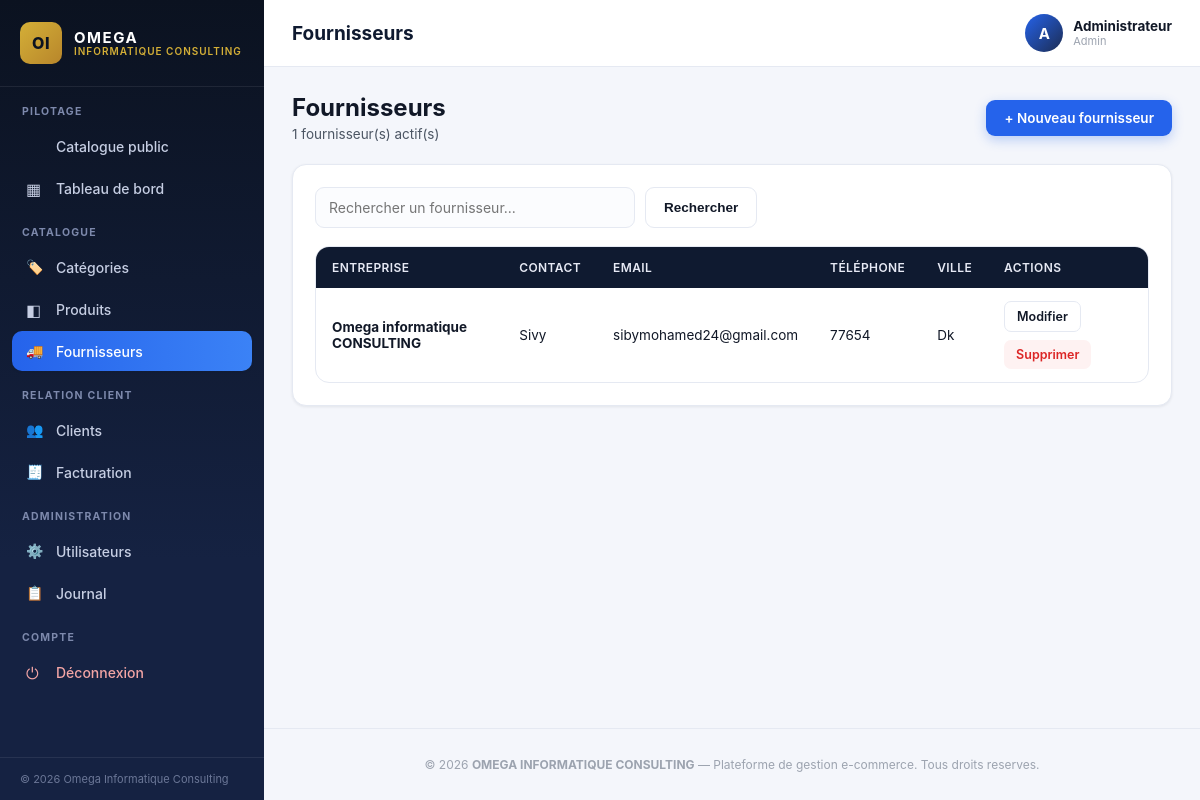
/fournisseurs/liste.php (signed in), run on the app's committed database.
### tables this page shows
CREATE TABLE `fournisseurs` (
  `id` int(11) NOT NULL AUTO_INCREMENT,
  `nom_entreprise` varchar(150) NOT NULL,
  `contact_nom` varchar(100) DEFAULT NULL,
  `email` varchar(150) DEFAULT NULL,
  `telephone` varchar(30) DEFAULT NULL,
  `adresse` varchar(255) DEFAULT NULL,
  `ville` varchar(100) DEFAULT NULL,
  `date_creation` datetime DEFAULT current_timestamp(),
  PRIMARY KEY (`id`)
);

### includes/functions.php (called while the page is built, shortened)
<?php
function clean($data) {
    return htmlspecialchars(trim($data ?? ''), ENT_QUOTES, 'UTF-8');
}

### fournisseurs/liste.php (the view, shortened to what this page needs)
<?php
require_once __DIR__ . '/../includes/header.php';
$recherche = trim($_GET['q'] ?? '');
if ($recherche !== '') {
    $stmt = $pdo->prepare('SELECT * FROM fournisseurs WHERE nom_entreprise LIKE ? OR contact_nom LIKE ? OR email LIKE ? ORDER BY date_creation DESC');
    $like = "%$recherche%";
    $stmt->execute([$like, $like, $like]);
} else {
    $stmt = $pdo->query('SELECT * FROM fournisseurs ORDER BY date_creation DESC');
}
$fournisseurs = $stmt->fetchAll();
?>
<div class="page-head">
    <div>
        <h2 style="margin:0;">Fournisseurs</h2>
        <p><?= count($fournisseurs) ?> fournisseur(s) actif(s)</p>
    </div>
    <a href="form.php" class="btn btn-primary">+ Nouveau fournisseur</a>
</div>
<div class="panel">
    <form method="GET" action="" style="display:flex;gap:10px;margin-bottom:18px;flex-wrap:wrap;">
        <input type="text" name="q" placeholder="Rechercher un fournisseur..." value="<?= clean($recherche) ?>" style="max-width:320px;">
        <button type="submit" class="btn btn-outline">Rechercher</button>
    </form>
    <div class="table-wrap">
        <table>
            <thead>
                <tr>
                    <th>Entreprise</th>
                    <th>Contact</th>
                    <th>Email</th>
                    <th>Téléphone</th>
                    <th>Ville</th>
                    <th>Actions</th>
                </tr>
            </thead>
            <tbody>
            <?php if (empty($fournisseurs)): ?>
                <tr><td colspan="6" class="empty-state">Aucun fournisseur trouvé.</td></tr>
            <?php else: foreach ($fournisseurs as $f): ?>
                <tr>
                    <td><strong><?= clean($f['nom_entreprise']) ?></strong></td>
                    <td><?= clean($f['contact_nom']) ?></td>
                    <td><?= clean($f['email']) ?></td>
                    <td><?= clean($f['telephone']) ?></td>
                    <td><?= clean($f['ville']) ?></td>
                    <td class="actions-cell">
                        <a href="form.php?id=<?= $f['id'] ?>" class="btn btn-outline btn-sm">Modifier</a>
                        <a href="supprimer.php?id=<?= $f['id'] ?>" class="btn btn-danger btn-sm confirm-delete" data-label="le fournisseur <?= clean($f['nom_entreprise']) ?>">Supprimer</a>
                    </td>
                </tr>
            <?php endforeach; endif; ?>
            </tbody>
        </table>
    </div>
</div>
<?php require_once __DIR__ . '/../includes/footer.php'; ?>

### assets/css/style.css (style rules this page uses)
:root { --navy-950:#0b1220; --navy-900:#0f1a30; --navy-800:#152242; --navy-700:#1c2c52; --blue-600:#2563eb; --blue-500:#3b82f6; --blue-100:#dbeafe; --gold:#d4af37; --bg:#f4f6fb; --card:#ffffff; --border:#e5e9f2; --text-900:#111827; --text-600:#4b5563; --text-400:#9ca3af; --green:#16a34a; --red:#dc2626; --orange:#ea580c; --radius:14px; --shadow-sm:0 1px 3px rgba(15,23,42,.08); --shadow-md:0 8px 24px rgba(15,23,42,.10); --sidebar-w:264px; }
* { box-sizing:border-box; }
html,body { margin:0;padding:0; }
body { font-family:-apple-system,BlinkMacSystemFont,"Segoe UI",Roboto,Helvetica,Arial,sans-serif; background:var(--bg); color:var(--text-900); -webkit-font-smoothing:antialiased; }
a { text-decoration:none;color:inherit; }
.page-head { display:flex;align-items:center;justify-content:space-between;flex-wrap:wrap;gap:12px;margin-bottom:22px; }
.page-head p { color:var(--text-600);font-size:13.5px;margin:4px 0 0; }
.btn { display:inline-flex;align-items:center;gap:8px; padding:10px 18px;border-radius:9px;border:none; font-size:13.5px;font-weight:600;cursor:pointer; transition:transform .1s, box-shadow .15s, background .15s; text-align:center; }
.btn-primary { background:var(--blue-600);color:#fff;box-shadow:0 4px 12px rgba(37,99,235,.28); }
.btn-outline { background:#fff;color:var(--text-900);border:1px solid var(--border); }
.btn-danger { background:#fef2f2;color:var(--red); }
.btn-sm { padding:7px 12px;font-size:12.5px;border-radius:7px; }
.panel { background:var(--card);border-radius:var(--radius); border:1px solid var(--border);box-shadow:var(--shadow-sm); padding:22px;margin-bottom:24px; }
.table-wrap { overflow-x:auto;border-radius:var(--radius);border:1px solid var(--border);background:var(--card); }
table { width:100%;border-collapse:collapse;font-size:13.5px;min-width:600px; }
thead th { background:var(--navy-900);color:#e6e9f4; text-align:left;padding:13px 16px;font-weight:600;font-size:12px; text-transform:uppercase;letter-spacing:.4px;white-space:nowrap; }
tbody td { padding:13px 16px;border-bottom:1px solid var(--border);color:var(--text-900);vertical-align:middle; }
tbody tr:last-child td { border-bottom:none; }
.actions-cell { display:flex;gap:8px;flex-wrap:wrap; }
input[type=text],input[type=email],input[type=tel],input[type=number], input[type=password],input[type=date],input[type=file],select,textarea { padding:11px 13px;border:1px solid var(--border);border-radius:9px; font-size:14px;font-family:inherit;background:#fbfcfe;color:var(--text-900); transition:border .15s, box-shadow .15s;width:100%; }

### data on the page
fournisseurs: nom_entreprise "Omega informatique CONSULTING", contact_nom "Sivy", email "sibymohamed24@gmail.com", telephone "77654", ville "Dk"

### other printed values
$pageTitle "Fournisseurs"
substr($_SESSION['user_nom'] ?? 'U', 0, 1) "A"
$_SESSION['user_nom'] "Administrateur"
$_SESSION['user_role'] "Admin"
count($fournisseurs) "1"
